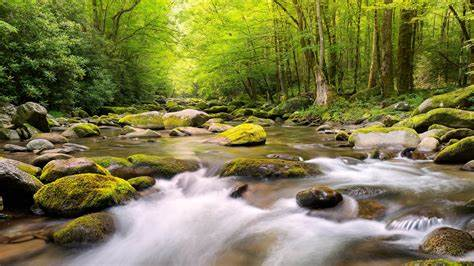
#> input picture src/image_conversion_micro_service/final_project/final_project/image/input/test.jpg, 474 x 266 px
$ python resize_target.py
#> lines starting #> are read from the running program, lines starting #| are printed output that depends on the picture
from PIL import Image
import os

input_path = "input/test.jpg"
output_path = "input/test_resized.jpg"

img = Image.open(input_path)
#> img is the input picture: PIL image 474x266 RGB; mean R, G, B 123.4, 121.5, 74.6
resized = img.resize((600, 480))
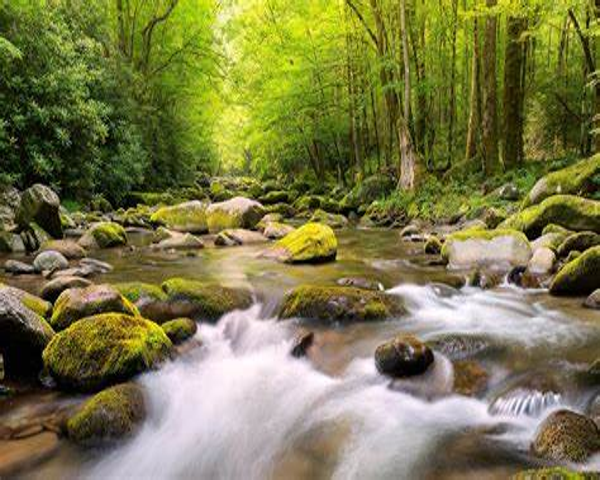
#> resized: PIL image 600x480 RGB; mean R, G, B 123.5, 121.5, 74.7
resized.save(output_path)

$ run again, with src/image_conversion_micro_service/final_project/final_project/image/input/target.jpg copied over src/image_conversion_micro_service/final_project/final_project/image/input/test.jpg
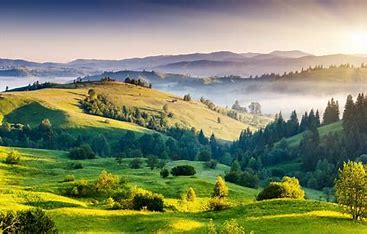
#> input picture src/image_conversion_micro_service/final_project/final_project/image/input/target.jpg, 367 x 234 px
#> img is the input picture: PIL image 367x234 RGB; mean R, G, B 128.8, 136.6, 102.8
#> `resized = img.resize((600, 480))`:
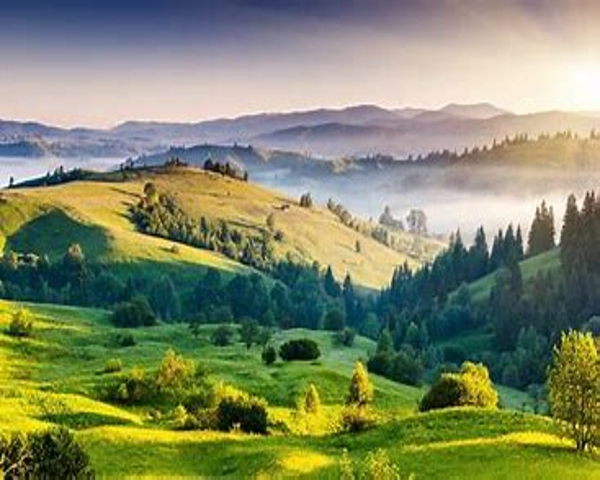
#> resized: PIL image 600x480 RGB; mean R, G, B 128.8, 136.6, 102.9
